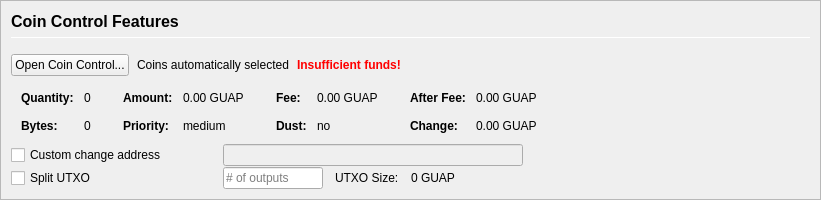
         <widget class="QFrame" name="frameCoinControl">
          <property name="sizePolicy">
           <sizepolicy hsizetype="Expanding" vsizetype="Expanding">
            <horstretch>0</horstretch>
            <verstretch>0</verstretch>
           </sizepolicy>
          </property>
          <property name="maximumSize">
           <size>
            <width>16777215</width>
            <height>16777215</height>
           </size>
          </property>
          <property name="frameShape">
           <enum>QFrame::StyledPanel</enum>
          </property>
          <property name="frameShadow">
           <enum>QFrame::Sunken</enum>
          </property>
          <layout class="QVBoxLayout" name="verticalLayoutCoinControl2">
           <property name="spacing">
            <number>0</number>
           </property>
           <property name="leftMargin">
            <number>0</number>
           </property>
           <property name="topMargin">
            <number>0</number>
           </property>
           <property name="rightMargin">
            <number>0</number>
           </property>
           <property name="bottomMargin">
            <number>0</number>
           </property>
           <item>
            <widget class="QFrame" name="frameCoinControl_BG">
             <layout class="QVBoxLayout" name="verticalLayoutCoinControl" stretch="0,0,0,0,0,0">
              <property name="spacing">
               <number>1</number>
              </property>
              <property name="leftMargin">
               <number>10</number>
              </property>
              <property name="topMargin">
               <number>10</number>
              </property>
              <item>
               <layout class="QHBoxLayout" name="horizontalLayoutCoinControl1">
                <property name="bottomMargin">
                 <number>15</number>
                </property>
                <item>
                 <layout class="QVBoxLayout" name="verticalLayout_3">
                  <property name="spacing">
                   <number>6</number>
                  </property>
                  <item>
                   <widget class="QLabel" name="labelCoinControlFeatures">
                    <property name="sizePolicy">
                     <sizepolicy hsizetype="Preferred" vsizetype="Maximum">
                      <horstretch>0</horstretch>
                      <verstretch>0</verstretch>
                     </sizepolicy>
                    </property>
                    <property name="minimumSize">
                     <size>
                      <width>0</width>
                      <height>20</height>
                     </size>
                    </property>
                    <property name="font">
                     <font>
                      <pointsize>12</pointsize>
                      <weight>75</weight>
                      <bold>true</bold>
                     </font>
                    </property>
                    <property name="styleSheet">
                     <string notr="true">font-weight:bold;</string>
                    </property>
                    <property name="text">
                     <string>Coin Control Features</string>
                    </property>
                   </widget>
                  </item>
                  <item>
                   <widget class="Line" name="line">
                    <property name="minimumSize">
                     <size>
                      <width>0</width>
                      <height>1</height>
                     </size>
                    </property>
                    <property name="maximumSize">
                     <size>
                      <width>16777215</width>
                      <height>1</height>
                     </size>
                    </property>
                    <property name="orientation">
                     <enum>Qt::Horizontal</enum>
                    </property>
                   </widget>
                  </item>
                 </layout>
                </item>
               </layout>
              </item>
              <item>
               <layout class="QHBoxLayout" name="horizontalLayoutCoinControl2" stretch="0,0,0,0">
                <property name="spacing">
                 <number>8</number>
                </property>
                <property name="bottomMargin">
                 <number>10</number>
                </property>
                <item>
                 <widget class="QPushButton" name="pushButtonCoinControl">
                  <property name="styleSheet">
                   <string notr="true"/>
                  </property>
                  <property name="text">
                   <string>Open Coin Control...</string>
                  </property>
                  <property name="autoDefault">
                   <bool>false</bool>
                  </property>
                 </widget>
                </item>
                <item>
                 <widget class="QLabel" name="labelCoinControlAutomaticallySelected">
                  <property name="text">
                   <string>Coins automatically selected</string>
                  </property>
                  <property name="margin">
                   <number>5</number>
                  </property>
                 </widget>
                </item>
                <item>
                 <widget class="QLabel" name="labelCoinControlInsuffFunds">
                  <property name="font">
                   <font>
                    <weight>75</weight>
                    <bold>true</bold>
                   </font>
                  </property>
                  <property name="styleSheet">
                   <string notr="true">color:red;font-weight:bold;</string>
                  </property>
                  <property name="text">
                   <string>Insufficient funds!</string>
                  </property>
                  <property name="margin">
                   <number>5</number>
                  </property>
                 </widget>
                </item>
                <item>
                 <spacer name="horizontalSpacerCoinControl">
                  <property name="orientation">
                   <enum>Qt::Horizontal</enum>
                  </property>
                  <property name="sizeHint" stdset="0">
                   <size>
                    <width>40</width>
                    <height>1</height>
                   </size>
                  </property>
                 </spacer>
                </item>
               </layout>
              </item>
              <item>
               <widget class="QWidget" name="widgetCoinControl" native="true">
                <property name="sizePolicy">
                 <sizepolicy hsizetype="Preferred" vsizetype="Preferred">
                  <horstretch>0</horstretch>
                  <verstretch>0</verstretch>
                 </sizepolicy>
                </property>
                <property name="minimumSize">
                 <size>
                  <width>0</width>
                  <height>0</height>
                 </size>
                </property>
                <property name="styleSheet">
                 <string notr="true"/>
                </property>
                <layout class="QHBoxLayout" name="horizontalLayoutCoinControl5">
                 <property name="leftMargin">
                  <number>0</number>
                 </property>
                 <property name="topMargin">
                  <number>0</number>
                 </property>
                 <property name="rightMargin">
                  <number>0</number>
                 </property>
                 <property name="bottomMargin">
                  <number>0</number>
                 </property>
                 <item>
                  <layout class="QHBoxLayout" name="horizontalLayoutCoinControl3" stretch="0,0,0,1">
                   <property name="spacing">
                    <number>20</number>
                   </property>
                   <property name="topMargin">
                    <number>0</number>
                   </property>
                   <property name="bottomMargin">
                    <number>10</number>
                   </property>
                   <item>
                    <layout class="QFormLayout" name="formLayoutCoinControl1">
                     <property name="horizontalSpacing">
                      <number>10</number>
                     </property>
                     <property name="verticalSpacing">
                      <number>14</number>
                     </property>
                     <property name="leftMargin">
                      <number>10</number>
                     </property>
                     <property name="topMargin">
                      <number>4</number>
                     </property>
                     <property name="rightMargin">
                      <number>6</number>
                     </property>
                     <item row="0" column="0">
                      <widget class="QLabel" name="labelCoinControlQuantityText">
                       <property name="font">
                        <font>
                         <weight>75</weight>
                         <bold>true</bold>
                        </font>
                       </property>
                       <property name="text">
                        <string>Quantity:</string>
                       </property>
                       <property name="margin">
                        <number>0</number>
                       </property>
                      </widget>
                     </item>
                     <item row="0" column="1">
                      <widget class="QLabel" name="labelCoinControlQuantity">
                       <property name="cursor">
                        <cursorShape>IBeamCursor</cursorShape>
                       </property>
                       <property name="contextMenuPolicy">
                        <enum>Qt::ActionsContextMenu</enum>
                       </property>
                       <property name="text">
                        <string notr="true">0</string>
                       </property>
                       <property name="margin">
                        <number>0</number>
                       </property>
                       <property name="textInteractionFlags">
                        <set>Qt::LinksAccessibleByMouse|Qt::TextSelectableByKeyboard|Qt::TextSelectableByMouse</set>
                       </property>
                      </widget>
                     </item>
                     <item row="1" column="0">
                      <widget class="QLabel" name="labelCoinControlBytesText">
                       <property name="font">
                        <font>
                         <weight>75</weight>
                         <bold>true</bold>
                        </font>
                       </property>
                       <property name="text">
                        <string>Bytes:</string>
                       </property>
                      </widget>
                     </item>
                     <item row="1" column="1">
                      <widget class="QLabel" name="labelCoinControlBytes">
                       <property name="cursor">
                        <cursorShape>IBeamCursor</cursorShape>
                       </property>
                       <property name="contextMenuPolicy">
                        <enum>Qt::ActionsContextMenu</enum>
                       </property>
                       <property name="text">
                        <string notr="true">0</string>
                       </property>
                       <property name="textInteractionFlags">
                        <set>Qt::LinksAccessibleByMouse|Qt::TextSelectableByKeyboard|Qt::TextSelectableByMouse</set>
                       </property>
                      </widget>
                     </item>
                    </layout>
                   </item>
                   <item>
                    <layout class="QFormLayout" name="formLayoutCoinControl2">
                     <property name="horizontalSpacing">
                      <number>10</number>
                     </property>
                     <property name="verticalSpacing">
                      <number>14</number>
                     </property>
                     <property name="leftMargin">
                      <number>6</number>
                     </property>
                     <property name="topMargin">
                      <number>4</number>
                     </property>
                     <property name="rightMargin">
                      <number>6</number>
                     </property>
                     <item row="0" column="0">
                      <widget class="QLabel" name="labelCoinControlAmountText">
                       <property name="font">
                        <font>
                         <weight>75</weight>
                         <bold>true</bold>
                        </font>
                       </property>
                       <property name="text">
                        <string>Amount:</string>
                       </property>
                       <property name="margin">
                        <number>0</number>
                       </property>
                      </widget>
                     </item>
                     <item row="0" column="1">
                      <widget class="QLabel" name="labelCoinControlAmount">
                       <property name="cursor">
                        <cursorShape>IBeamCursor</cursorShape>
                       </property>
                       <property name="contextMenuPolicy">
                        <enum>Qt::ActionsContextMenu</enum>
                       </property>
                       <property name="text">
                        <string notr="true">0.00 GUAP</string>
                       </property>
                       <property name="textInteractionFlags">
                        <set>Qt::LinksAccessibleByMouse|Qt::TextSelectableByKeyboard|Qt::TextSelectableByMouse</set>
                       </property>
                      </widget>
                     </item>
                     <item row="1" column="0">
                      <widget class="QLabel" name="labelCoinControlPriorityText">
                       <property name="font">
                        <font>
                         <weight>75</weight>
                         <bold>true</bold>
                        </font>
                       </property>
                       <property name="text">
                        <string>Priority:</string>
                       </property>
                      </widget>
                     </item>
                     <item row="1" column="1">
                      <widget class="QLabel" name="labelCoinControlPriority">
                       <property name="cursor">
                        <cursorShape>IBeamCursor</cursorShape>
                       </property>
                       <property name="contextMenuPolicy">
                        <enum>Qt::ActionsContextMenu</enum>
                       </property>
                       <property name="text">
                        <string>medium</string>
                       </property>
                       <property name="textInteractionFlags">
                        <set>Qt::LinksAccessibleByMouse|Qt::TextSelectableByKeyboard|Qt::TextSelectableByMouse</set>
                       </property>
                      </widget>
                     </item>
                    </layout>
                   </item>
                   <item>
                    <layout class="QFormLayout" name="formLayoutCoinControl3">
                     <property name="horizontalSpacing">
                      <number>10</number>
                     </property>
                     <property name="verticalSpacing">
                      <number>14</number>
                     </property>
                     <property name="leftMargin">
                      <number>6</number>
                     </property>
                     <property name="topMargin">
                      <number>4</number>
                     </property>
                     <property name="rightMargin">
                      <number>6</number>
                     </property>
                     <item row="0" column="0">
                      <widget class="QLabel" name="labelCoinControlFeeText">
                       <property name="font">
                        <font>
                         <weight>75</weight>
                         <bold>true</bold>
                        </font>
                       </property>
                       <property name="text">
                        <string>Fee:</string>
                       </property>
                       <property name="margin">
                        <number>0</number>
                       </property>
                      </widget>
                     </item>
                     <item row="0" column="1">
                      <widget class="QLabel" name="labelCoinControlFee">
                       <property name="cursor">
                        <cursorShape>IBeamCursor</cursorShape>
                       </property>
                       <property name="contextMenuPolicy">
                        <enum>Qt::ActionsContextMenu</enum>
                       </property>
                       <property name="text">
                        <string notr="true">0.00 GUAP</string>
                       </property>
                       <property name="textInteractionFlags">
                        <set>Qt::LinksAccessibleByMouse|Qt::TextSelectableByKeyboard|Qt::TextSelectableByMouse</set>
                       </property>
                      </widget>
                     </item>
                     <item row="1" column="0">
                      <widget class="QLabel" name="labelCoinControlLowOutputText">
                       <property name="font">
                        <font>
                         <weight>75</weight>
                         <bold>true</bold>
                        </font>
                       </property>
                       <property name="text">
                        <string>Dust:</string>
                       </property>
                      </widget>
                     </item>
                     <item row="1" column="1">
                      <widget class="QLabel" name="labelCoinControlLowOutput">
                       <property name="cursor">
                        <cursorShape>IBeamCursor</cursorShape>
                       </property>
                       <property name="contextMenuPolicy">
                        <enum>Qt::ActionsContextMenu</enum>
                       </property>
                       <property name="text">
                        <string>no</string>
                       </property>
                       <property name="textInteractionFlags">
                        <set>Qt::LinksAccessibleByMouse|Qt::TextSelectableByKeyboard|Qt::TextSelectableByMouse</set>
                       </property>
                      </widget>
                     </item>
                    </layout>
                   </item>
                   <item>
                    <layout class="QFormLayout" name="formLayoutCoinControl4">
                     <property name="horizontalSpacing">
                      <number>10</number>
                     </property>
                     <property name="verticalSpacing">
                      <number>14</number>
                     </property>
                     <property name="leftMargin">
                      <number>6</number>
                     </property>
                     <property name="topMargin">
                      <number>4</number>
                     </property>
                     <property name="rightMargin">
                      <number>6</number>
                     </property>
                     <item row="0" column="0">
                      <widget class="QLabel" name="labelCoinControlAfterFeeText">
                       <property name="font">
                        <font>
                         <weight>75</weight>
                         <bold>true</bold>
                        </font>
                       </property>
                       <property name="text">
                        <string>After Fee:</string>
                       </property>
                       <property name="margin">
                        <number>0</number>
                       </property>
                      </widget>
                     </item>
                     <item row="0" column="1">
                      <widget class="QLabel" name="labelCoinControlAfterFee">
                       <property name="cursor">
                        <cursorShape>IBeamCursor</cursorShape>
                       </property>
                       <property name="contextMenuPolicy">
                        <enum>Qt::ActionsContextMenu</enum>
                       </property>
                       <property name="text">
                        <string notr="true">0.00 GUAP</string>
                       </property>
                       <property name="textInteractionFlags">
                        <set>Qt::LinksAccessibleByMouse|Qt::TextSelectableByKeyboard|Qt::TextSelectableByMouse</set>
                       </property>
                      </widget>
                     </item>
                     <item row="1" column="0">
                      <widget class="QLabel" name="labelCoinControlChangeText">
                       <property name="font">
                        <font>
                         <weight>75</weight>
                         <bold>true</bold>
                        </font>
                       </property>
                       <property name="text">
                        <string>Change:</string>
                       </property>
                      </widget>
                     </item>
                     <item row="1" column="1">
                      <widget class="QLabel" name="labelCoinControlChange">
                       <property name="cursor">
                        <cursorShape>IBeamCursor</cursorShape>
                       </property>
                       <property name="contextMenuPolicy">
                        <enum>Qt::ActionsContextMenu</enum>
                       </property>
                       <property name="text">
                        <string notr="true">0.00 GUAP</string>
                       </property>
                       <property name="textInteractionFlags">
                        <set>Qt::LinksAccessibleByMouse|Qt::TextSelectableByKeyboard|Qt::TextSelectableByMouse</set>
                       </property>
                      </widget>
                     </item>
                    </layout>
                   </item>
                  </layout>
                 </item>
                </layout>
               </widget>
              </item>
              <item>
               <layout class="QHBoxLayout" name="horizontalLayoutCoinControl4">
                <property name="spacing">
                 <number>12</number>
                </property>
                <property name="sizeConstraint">
                 <enum>QLayout::SetDefaultConstraint</enum>
                </property>
                <property name="topMargin">
                 <number>0</number>
                </property>
                <property name="rightMargin">
                 <number>0</number>
                </property>
                <item>
                 <widget class="QCheckBox" name="checkBoxCoinControlChange">
                  <property name="sizePolicy">
                   <sizepolicy hsizetype="Preferred" vsizetype="Preferred">
                    <horstretch>0</horstretch>
                    <verstretch>0</verstretch>
                   </sizepolicy>
                  </property>
                  <property name="minimumSize">
                   <size>
                    <width>200</width>
                    <height>0</height>
                   </size>
                  </property>
                  <property name="maximumSize">
                   <size>
                    <width>200</width>
                    <height>16777215</height>
                   </size>
                  </property>
                  <property name="toolTip">
                   <string>If this is activated, but the change address is empty or invalid, change will be sent to a newly generated address.</string>
                  </property>
                  <property name="text">
                   <string>Custom change address</string>
                  </property>
                 </widget>
                </item>
                <item>
                 <widget class="QValidatedLineEdit" name="lineEditCoinControlChange">
                  <property name="enabled">
                   <bool>false</bool>
                  </property>
                  <property name="sizePolicy">
                   <sizepolicy hsizetype="Preferred" vsizetype="Preferred">
                    <horstretch>0</horstretch>
                    <verstretch>0</verstretch>
                   </sizepolicy>
                  </property>
                  <property name="minimumSize">
                   <size>
                    <width>300</width>
                    <height>0</height>
                   </size>
                  </property>
                 </widget>
                </item>
                <item>
                 <widget class="QLabel" name="labelCoinControlChangeLabel">
                  <property name="sizePolicy">
                   <sizepolicy hsizetype="Preferred" vsizetype="Preferred">
                    <horstretch>0</horstretch>
                    <verstretch>0</verstretch>
                   </sizepolicy>
                  </property>
                  <property name="minimumSize">
                   <size>
                    <width>100</width>
                    <height>0</height>
                   </size>
                  </property>
                  <property name="text">
                   <string/>
                  </property>
                  <property name="margin">
                   <number>3</number>
                  </property>
                 </widget>
                </item>
               </layout>
              </item>
              <item>
               <layout class="QHBoxLayout" name="horizontalLayoutCoinControl6">
                <property name="spacing">
                 <number>12</number>
                </property>
                <property name="rightMargin">
                 <number>0</number>
                </property>
                <item>
                 <widget class="QCheckBox" name="splitBlockCheckBox">
                  <property name="sizePolicy">
                   <sizepolicy hsizetype="Preferred" vsizetype="Preferred">
                    <horstretch>0</horstretch>
                    <verstretch>0</verstretch>
                   </sizepolicy>
                  </property>
                  <property name="minimumSize">
                   <size>
                    <width>200</width>
                    <height>0</height>
                   </size>
                  </property>
                  <property name="maximumSize">
                   <size>
                    <width>200</width>
                    <height>16777215</height>
                   </size>
                  </property>
                  <property name="text">
                   <string>Split UTXO</string>
                  </property>
                 </widget>
                </item>
                <item>
                 <widget class="QLineEdit" name="splitBlockLineEdit">
                  <property name="sizePolicy">
                   <sizepolicy hsizetype="Preferred" vsizetype="Preferred">
                    <horstretch>50</horstretch>
                    <verstretch>0</verstretch>
                   </sizepolicy>
                  </property>
                  <property name="minimumSize">
                   <size>
                    <width>100</width>
                    <height>0</height>
                   </size>
                  </property>
                  <property name="maximumSize">
                   <size>
                    <width>100</width>
                    <height>16777215</height>
                   </size>
                  </property>
                  <property name="placeholderText">
                   <string># of outputs</string>
                  </property>
                 </widget>
                </item>
                <item>
                 <widget class="QLabel" name="labelBlockSizeText">
                  <property name="text">
                   <string>UTXO Size:</string>
                  </property>
                 </widget>
                </item>
                <item>
                 <widget class="QLabel" name="labelBlockSize">
                  <property name="text">
                   <string>0 GUAP</string>
                  </property>
                 </widget>
                </item>
                <item>
                 <spacer name="horizontalSpacer_7">
                  <property name="orientation">
                   <enum>Qt::Horizontal</enum>
                  </property>
                  <property name="sizeHint" stdset="0">
                   <size>
                    <width>40</width>
                    <height>20</height>
                   </size>
                  </property>
                 </spacer>
                </item>
               </layout>
              </item>
              <item>
               <spacer name="verticalSpacerCoinControl">
                <property name="orientation">
                 <enum>Qt::Vertical</enum>
                </property>
                <property name="sizeHint" stdset="0">
                 <size>
                  <width>800</width>
                  <height>1</height>
                 </size>
                </property>
               </spacer>
              </item>
             </layout>
            </widget>
           </item>
          </layout>
         </widget>
